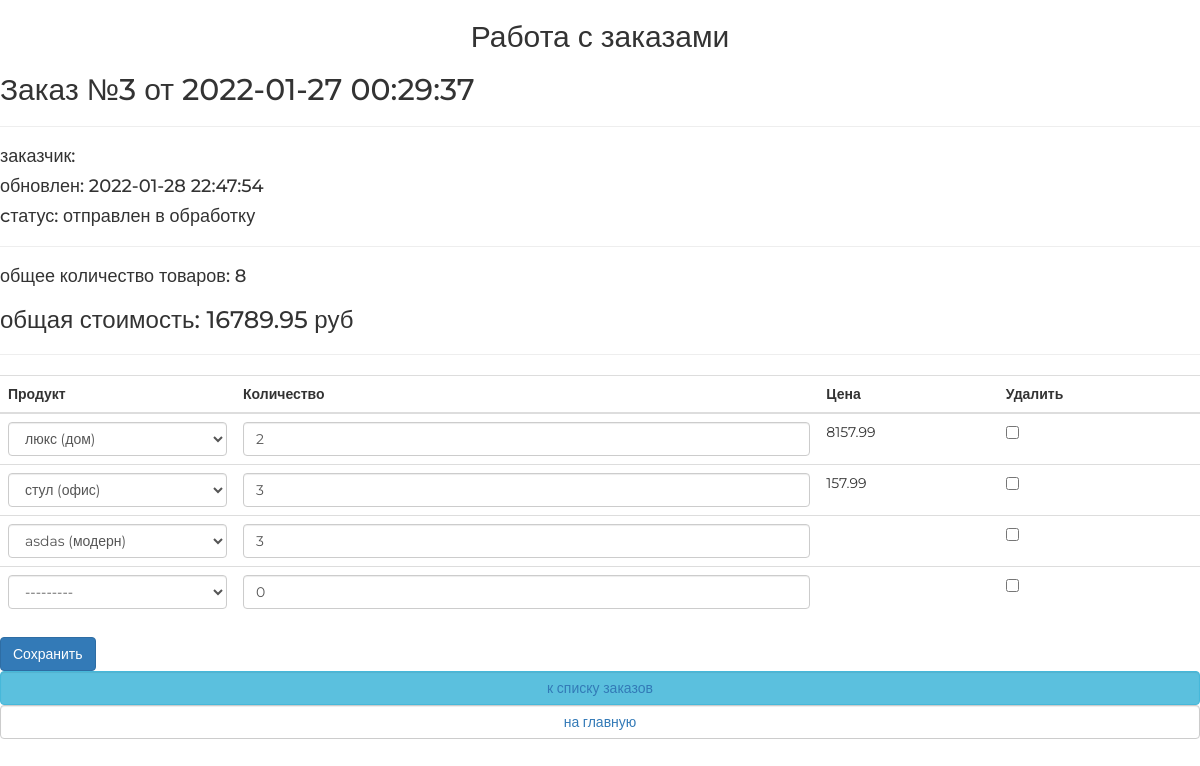
Before: /orders/update/3/ with the older database file.
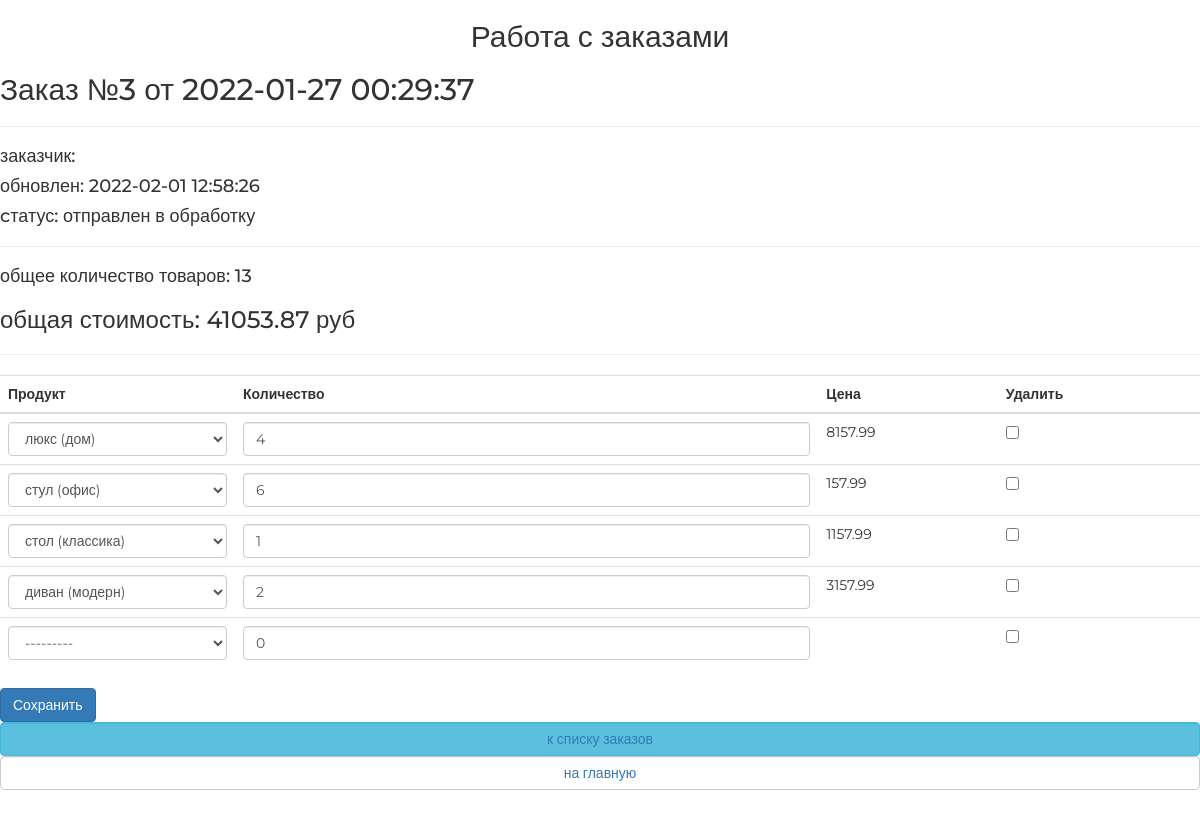
After: the same page with the newer database file.
### ordersapp/models.py (models this page shows, shortened)
class Order(models.Model):
    FORMING = 'FM'
    SENT_TO_PROCEED = 'STP'
    PROCEEDED = 'PRD'
    PAID = 'PD'
    READY = 'RDY'
    CANCEL = 'CNC'
    STATUS = (
        (FORMING, 'формируется'),
        (SENT_TO_PROCEED, 'отправлен в обработку'),
        (PAID, 'оплачен'),
        (PROCEEDED, 'обрабатывается'),
        (READY, 'готов к выдаче'),
        (CANCEL, 'отменен'),
    )
    user = models.ForeignKey(settings.AUTH_USER_MODEL, on_delete=models.CASCADE)
    is_active = models.BooleanField(default=True)
    status = models.CharField(choices=STATUS, max_length=3, default=FORMING, verbose_name='Статус заказа')
    created_at = models.DateTimeField(auto_now_add=True, verbose_name='Дата создания')
    updated_at = models.DateTimeField(auto_now=True, verbose_name='Дата обновления')
    def get_total_quantity(self):
        _items = self.orderitems.select_related()
        _total_quantity = sum(list(map(lambda x: x.quantity, _items)))
        return _total_quantity
    def get_total_cost(self):
        _items = self.orderitems.select_related()
        _total_cost = sum(list(map(lambda x: x.quantity * x.product.price, _items)))
        return _total_cost

class OrderItem(models.Model):
    order = models.ForeignKey(Order, verbose_name='Заказ', related_name='orderitems', on_delete=models.CASCADE)
    product = models.ForeignKey(Product, on_delete=models.CASCADE, verbose_name='Продукт')
    quantity = models.PositiveSmallIntegerField(default=0, verbose_name='Количество')

### mainapp/models.py (models this page shows, shortened)
class Product(models.Model):
    category = models.ForeignKey(ProductCategory, on_delete=models.CASCADE)
    name = models.CharField(max_length=128, verbose_name='Название')
    image = models.ImageField(upload_to='products_images', blank=True)
    short_desc = models.CharField(max_length=255, blank=True)
    description = models.TextField(verbose_name='Описание')
    price = models.DecimalField(max_digits=8, decimal_places=2, verbose_name='Цена', default=0)
    quantity = models.PositiveSmallIntegerField(default=0, verbose_name='Количество')
    is_active = models.BooleanField(default=True)
    def __str__(self):
        return f'{self.name} ({self.category})'
    class Meta:
        verbose_name = 'продукт'
        verbose_name_plural = 'продукты'

### ordersapp/views.py (the view, shortened to what this page needs)
# urls.py: path('update/<int:pk>/', ordersapp.OrderUpdateView.as_view(), name='update'),
class OrderUpdateView(UpdateView):
    model = Order
    fields = []
    success_url = reverse_lazy('ordersapp:list')
    def get_context_data(self, **kwargs):
        context = super().get_context_data(**kwargs)
        OrderFormSet = inlineformset_factory(Order, OrderItem, form=OrderItemForm, extra=1)
        if self.request.method == 'POST':
            formset = OrderFormSet(self.request.POST, instance=self.object)
        else:
            formset = OrderFormSet(instance=self.object)
            for form in formset:
                if form.instance.pk:
                    form.initial['price'] = form.instance.product.price
        context['orderitems'] = formset
        return context

### mainapp/context_processors.py (called while the page is built)
def basket(request):
    basket_items = []
    if request.user.is_authenticated:
        basket_items = Basket.objects.filter(user=request.user)
    return {
        'basket': basket_items
    }

### mainapp/models.py (called while the page is built)
    def __str__(self):
        return self.name

### ordersapp/templates/ordersapp/order_form.html (shortened to what this page needs)
{% extends 'ordersapp/base.html' %}
{% block content %}
    {% include 'ordersapp/includes/inc_order_summary.html' %}
    <div class="order_form">
        <form class="form-horizontal" method="post">
            <table class="table">
                {% for form in orderitems.forms %}
                    {% if forloop.first %}
                        <thead>
                        <tr>
                            {% for field in form.visible_fields %}
                                <th class="{% cycle 'td1' 'td2' 'td3 td4' %} order">
                                    {{ field.label|capfirst }}
                                </th>
                            {% endfor %}
                        </tr>
                        </thead>
                    {% endif %}
                    <tr class="formset_row">
                        {% for field in form.visible_fields %}
                            <td class="{% cycle 'td1' 'td2' 'td3 td4' %} ">
                                {% if field.name == 'price' %}
                                    {% if field.value %}
                                        <span class="orderitems-{{ forloop.parentloop.counter0 }}-price">
                                    {{ field.value }}
                                </span>
                                    {% endif %}
                                {% else %}
                                    {{ field }}
                                {% endif %}
                            </td>
                        {% endfor %}
                    </tr>
                {% endfor %}
            </table>
            <button type="submit" class="btn btn-primary">Сохранить</button>
            {% include 'ordersapp/includes/inc_order_actions.html' %}
        </form>
    </div>
{% endblock %}

### ordersapp/templates/ordersapp/includes/inc_order_summary.html (shortened to what this page needs)
{% if object %}
   <div class="h2">Заказ №{{ object.pk }} от {{ object.created_at|date:"Y-m-d H:i:s" }}</div>
   <hr>
   <div class="h4">заказчик: {{ user.last_name }} {{ user.first_name }} </div>
   <div class="h4">обновлен: {{ object.updated_at|date:"Y-m-d H:i:s" }}</div>
   <div class="h4">cтатус: {{ object.get_status_display }}</div>
   <hr>
   <div class="h4">
       общее количество товаров: <span class="order_total_quantity">{{ object.get_total_quantity }}</span>
   </div>
   <div class="h3">
       общая стоимость: <span class="order_total_cost">{{ object.get_total_cost }}</span> руб
   </div>
{% endif %}
<hr>

Changed rows visible on the page:
changed Order "отправлен в обработку": updated_at "2022-01-28 22:47:54" → "2022-02-01 12:58:26"; get_total_quantity "8" → "13"; get_total_cost "16789.95" → "41053.87"
now on this page (row edited): Product: value "1157.99"
now on this page (row edited): Product: value "3157.99"
Other visible differences:
form field field: "2" → "4"
form field field: "3" → "6"
form field field: "asdas (модерн)" → "стол (классика)"
form field field: "3" → "1"
form field field: "---------" → "диван (модерн)"
form field field: "0" → "2"
new list line: "--------- 0 ☐"
